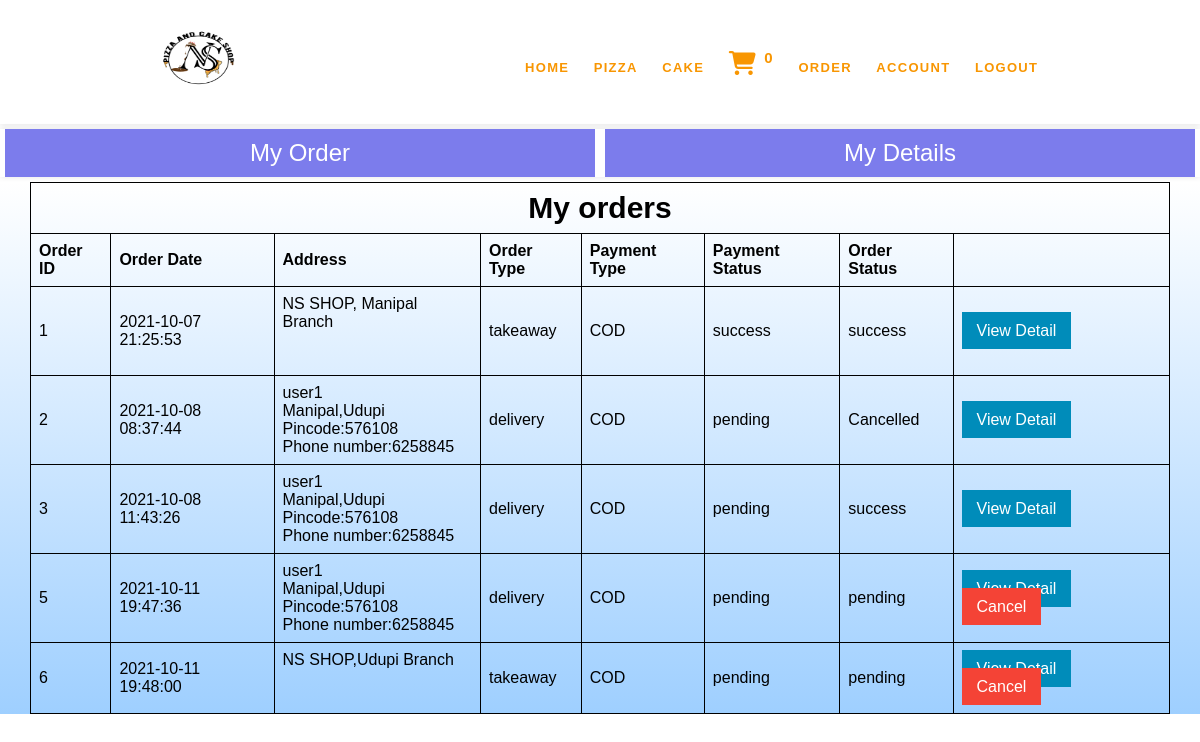
Screenshot of /php_file/cust_side/account.php?type=myorder (signed in) with the database file from the repository.
### tables this page shows
CREATE TABLE `orders` (
  `o_id` int(11) NOT NULL,
  `user_id` int(11) NOT NULL,
  `addr` varchar(255) NOT NULL,
  `total` float NOT NULL,
  `order_type` varchar(50) NOT NULL,
  `payment_type` varchar(20) NOT NULL,
  `payment_status` varchar(20) NOT NULL,
  `order_status` varchar(20) NOT NULL,
  `added_on` datetime NOT NULL
);

CREATE TABLE `user_db` (
  `id` int(11) NOT NULL,
  `name` varchar(255) NOT NULL,
  `password` varchar(255) NOT NULL,
  `email` varchar(255) NOT NULL,
  `address` varchar(200) NOT NULL,
  `pincode` int(11) NOT NULL,
  `phone_no` int(11) NOT NULL
);

### php_file/functions.php (called while the page is built, shortened)
<?php
    function get_safe_value($con,$str) {
        if($str != '') {
            $str =trim($str);
            return mysqli_real_escape_string($con,$str);
        }
    }
?>

### php_file/cust_side/account.php (the view, shortened to what this page needs)
<?php
    require('cust_header.php');
    $type='';
    $uid = $_SESSION['USER_ID'];
    if(isset($_GET['type']) && $_GET['type'] !='') {
        $type = get_safe_value($con,$_GET['type']);
    }
?>
<?php
    echo "<div class='toggle-button'>";
    echo "<a class='btn-acc' href='?type=myorder'>My Order</a>";
    echo "<a class='btn-acc' href='?type=userdetail'>My Details</a>";
    echo "</div>";
?>
<?php
if($type=='myorder') {
    $order = mysqli_query($con, "select * from orders where user_id = '$uid'");
    $check = mysqli_num_rows($order);
    $user = mysqli_query($con,"SELECT name, address, pincode, phone_no FROM user_db where id= '$uid'");
    while($list= mysqli_fetch_assoc($user)){
        $addr = $list['name']."\n".$list['address']."\nPincode:".$list['pincode']."\nPhone number:".$list['phone_no'];
    }
    if($check > 0){
    ?>
    <div class="order">
            <table>
            <tr>
                <th colspan="8" class="center-heading">My orders</th>
            </tr>
            <tr>
                <th>Order ID</th>
                <th>Order Date</th>
                <th>Address</th>
                <th>Order Type</th>
                <th>Payment Type</th>
                <th>Payment Status</th>
                <th>Order Status</th>
                <th></th>
            </tr>
<?php
    while($row= mysqli_fetch_assoc($order)){
?>
    <tr>
        <td><?php echo $row['o_id'];?></td>
        <td><?php echo $row['added_on'];?></td>
        <td><?php
        if($row['order_type']=='delivery'){
          echo '<pre>'.$addr.'</pre>';
        }else {
         echo $row['addr'].'<br><br><br>';
        }?>
        </td>
        <td><?php echo $row['order_type'];?></td>
        <td><?php echo $row['payment_type'];?></td>
        <td><?php echo $row['payment_status'];?></td>
        <td><?php echo $row['order_status'];?></td>
        <td><a class='btn-edit' href="myorder_detail.php?id=<?php echo $row['o_id'];?>">View Detail</a> &nbsp;
        <?php if($row['order_status'] =='pending') { ?>
            <a class='btn-delete' href="?type=myorder&oper=cancel&id=<?php echo $row['o_id'];?>">Cancel</a>
        <?php } ?>
        </td>
    </tr>
<?php
    }
    echo '</table></div>';
}else {
    echo "<h1 class='noprod'>No Order Made from you</h1>";
}
}
?>

### style1.css (style rules this page uses)
* { margin: 0; padding: 0; font-family: sans-serif; }
a { color: #f89602; text-decoration: none; }
.toggle-button { max-width: 100%; margin: 5px 0; display: flex; justify-content: center; background-color: white; box-shadow: 0 0 6px rgba(0,0,0,.1); }
.toggle-button a { width: 50%; text-align: center; color: white; padding: 10px; font-size: 24px; }
.btn-acc { background-color: rgb(124, 124, 236); margin: 0 5px ; }
table { border-collapse: collapse; width: 95%; margin: 5px 2.5%; }
th, td { text-align: left; padding: 8px; border: 1px solid black; }
.center-heading { text-align: center; font-size: 30px; }
.order { background: linear-gradient(to bottom, #ffffff 0%, #94caff 111%); }
.order a { color: white; }
.btn-delete { border: none; padding: 10px 15px; background-color: #f44336; }
.btn-edit { border: none; margin: 20px 0; padding: 10px 15px; background-color:#008CBA; }

### rows the page displays
orders: o_id "1", added_on "2021-10-07 21:25:53", addr "NS SHOP, Manipal Branch", order_type "takeaway", payment_type "COD", payment_status "success", order_status "success"
orders: o_id "2", added_on "2021-10-08 08:37:44", order_type "delivery", payment_type "COD", payment_status "pending", order_status "Cancelled"
user_db: addr "user1 Manipal,Udupi Pincode:576108 Phone number:6258845"
orders: o_id "3", added_on "2021-10-08 11:43:26", order_type "delivery", payment_type "COD", payment_status "pending", order_status "success"
orders: o_id "5", added_on "2021-10-11 19:47:36", order_type "delivery", payment_type "COD", payment_status "pending", order_status "pending"
orders: o_id "6", added_on "2021-10-11 19:48:00", addr "NS SHOP,Udupi Branch", order_type "takeaway", payment_type "COD", payment_status "pending", order_status "pending"

### other values shown
$totalproduct "0"
